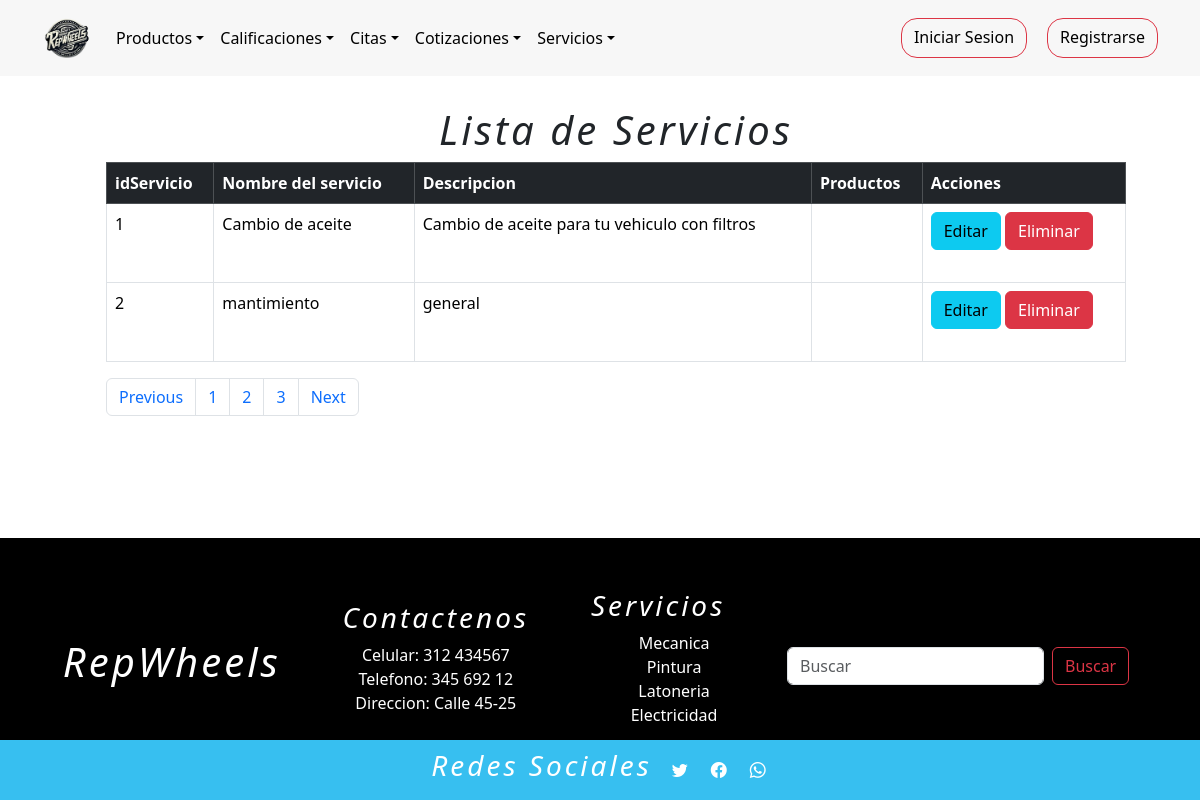
/listarServicio, run on an earlier commit of the app's database.
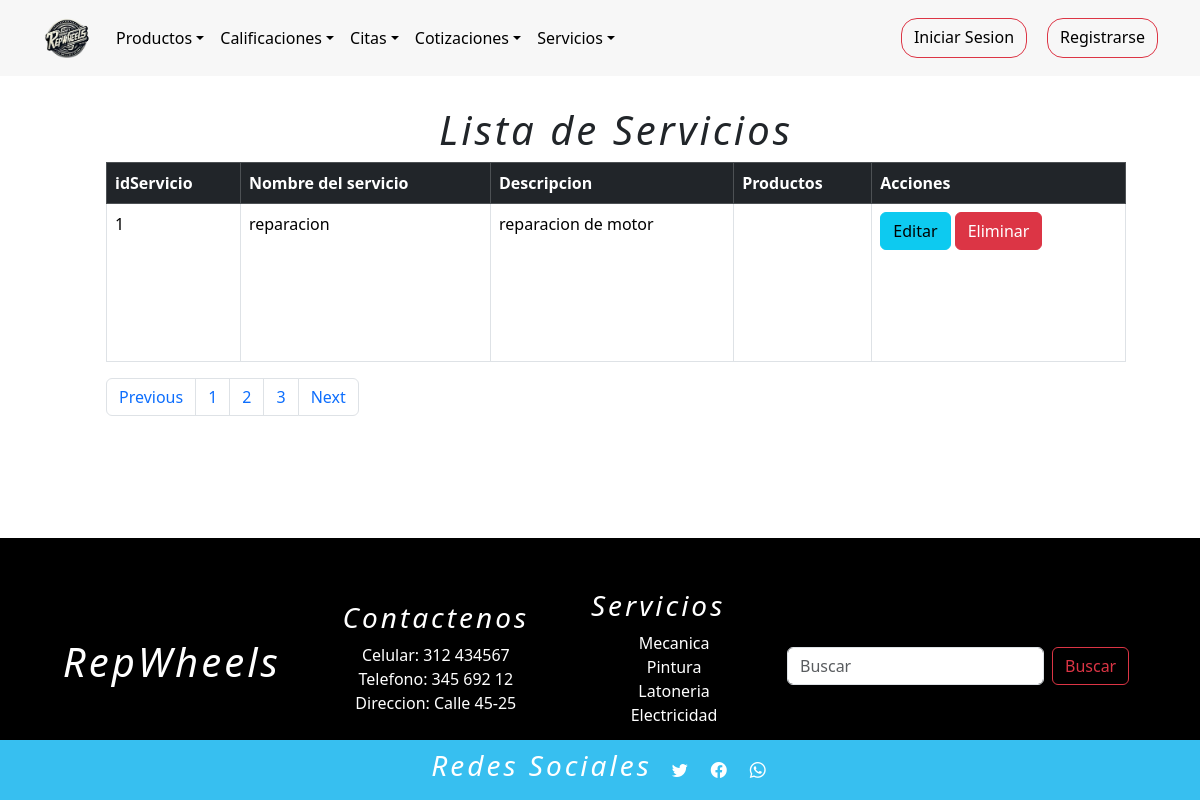
And on a later commit of the database.
### tienda/models.py (models this page shows, shortened)
class Servicios(models.Model):
    nombre=models.CharField(max_length=254)
    descripcion_servicio = models.TextField()
    foto = models.ImageField(upload_to="fotos_servicios/", default="fotos_servicios/servicio.jpg")
    precio = models.IntegerField(null=False,blank=False,default=100000)

### tienda/views.py (the view)
# urls.py: path("listarServicio",views.listarServicio,name='listarServicio'),
def listarServicio(request):
    q = Servicios.objects.all()
    contexto = {"data":q}
    return render(request,'tienda/servicios/listarServicio.html',contexto)

### tienda/templates/tienda/servicios/listarServicio.html (shortened to what this page needs)
{% extends 'tienda/base1.html' %}
{% load static %}
{% block contenedor %}
<div class="container-fluid m-3" style="padding:90px;">
<h1 class="h1">Lista de Servicios</h1>
<table class="table table-bordered">
  <thead class="table-dark">
      <tr>
          <th>idServicio</th>
          <th>Nombre del servicio</th>
          <th>Descripcion</th>
          <th>Productos</th>
          <th>Acciones</th>
      </tr>
  </thead>
  <tbody>
      {% for r in data %}
          <tr>
              <td>{{ r.id }}</td>
              <td>{{ r.nombre }}</td>
              <td>{{ r.descripcion_servicio }}</td>
              <td>{{ r.productos }}</td>
              <td>
                  <a class="btn btn-info" href="{% url 'servicioEditar' r.id %}">Editar</a>
                  <a class="btn btn-danger" href="javascript:eliminar('{% url 'servicioEliminar' r.id %}')">Eliminar</a>
              </td>
          </tr>
      {% endfor %}
  </tbody>
</table>
<nav aria-label="Page navigation example">
  <ul class="pagination">
      <li class="page-item"><a class="page-link" href="#">Previous</a></li>
      <li class="page-item"><a class="page-link" href="#">1</a></li>
      <li class="page-item"><a class="page-link" href="#">2</a></li>
      <li class="page-item"><a class="page-link" href="#">3</a></li>
      <li class="page-item"><a class="page-link" href="#">Next</a></li>
  </ul>
</nav>
</div>
{% endblock %}

What changed in the data, as far as the page shows it:
removed Servicios: id "2", nombre "mantimiento", descripcion_servicio "general"
changed Servicios id 1: nombre "Cambio de aceite" → "reparacion"; descripcion_servicio "Cambio de aceite para tu vehiculo con filtros" → "reparacion de motor"
